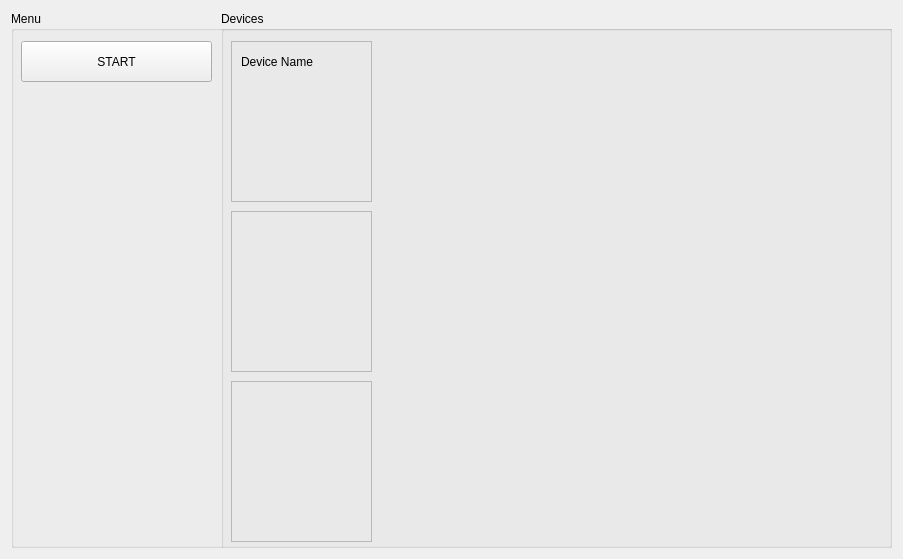
<?xml version="1.0" encoding="UTF-8"?>
<ui version="4.0">
 <class>SnmpSimWindow</class>
 <widget class="QWidget" name="SnmpSimWindow">
  <property name="geometry">
   <rect>
    <x>0</x>
    <y>0</y>
    <width>903</width>
    <height>559</height>
   </rect>
  </property>
  <property name="windowTitle">
   <string>SnmpSimWindow</string>
  </property>
  <layout class="QHBoxLayout" name="horizontalLayout">
   <item>
    <widget class="QGroupBox" name="groupBox_menu">
     <property name="sizePolicy">
      <sizepolicy hsizetype="Preferred" vsizetype="Preferred">
       <horstretch>1</horstretch>
       <verstretch>0</verstretch>
      </sizepolicy>
     </property>
     <property name="title">
      <string>Menu</string>
     </property>
     <widget class="QPushButton" name="startButton">
      <property name="geometry">
       <rect>
        <x>10</x>
        <y>30</y>
        <width>191</width>
        <height>41</height>
       </rect>
      </property>
      <property name="text">
       <string>START</string>
      </property>
     </widget>
     <widget class="QGroupBox" name="groupBox_2">
      <property name="geometry">
       <rect>
        <x>210</x>
        <y>0</y>
        <width>681</width>
        <height>541</height>
       </rect>
      </property>
      <property name="sizePolicy">
       <sizepolicy hsizetype="Preferred" vsizetype="Preferred">
        <horstretch>3</horstretch>
        <verstretch>0</verstretch>
       </sizepolicy>
      </property>
      <property name="title">
       <string>Devices</string>
      </property>
      <widget class="QFrame" name="frame">
       <property name="geometry">
        <rect>
         <x>10</x>
         <y>30</y>
         <width>141</width>
         <height>161</height>
        </rect>
       </property>
       <property name="frameShape">
        <enum>QFrame::StyledPanel</enum>
       </property>
       <property name="frameShadow">
        <enum>QFrame::Raised</enum>
       </property>
       <widget class="QLabel" name="label">
        <property name="geometry">
         <rect>
          <x>10</x>
          <y>10</y>
          <width>111</width>
          <height>21</height>
         </rect>
        </property>
        <property name="text">
         <string>Device Name</string>
        </property>
       </widget>
      </widget>
      <widget class="QFrame" name="frame_2">
       <property name="geometry">
        <rect>
         <x>10</x>
         <y>200</y>
         <width>141</width>
         <height>161</height>
        </rect>
       </property>
       <property name="frameShape">
        <enum>QFrame::StyledPanel</enum>
       </property>
       <property name="frameShadow">
        <enum>QFrame::Raised</enum>
       </property>
      </widget>
      <widget class="QFrame" name="frame_3">
       <property name="geometry">
        <rect>
         <x>10</x>
         <y>370</y>
         <width>141</width>
         <height>161</height>
        </rect>
       </property>
       <property name="frameShape">
        <enum>QFrame::StyledPanel</enum>
       </property>
       <property name="frameShadow">
        <enum>QFrame::Raised</enum>
       </property>
      </widget>
     </widget>
    </widget>
   </item>
  </layout>
 </widget>
 <resources/>
 <connections/>
</ui>
